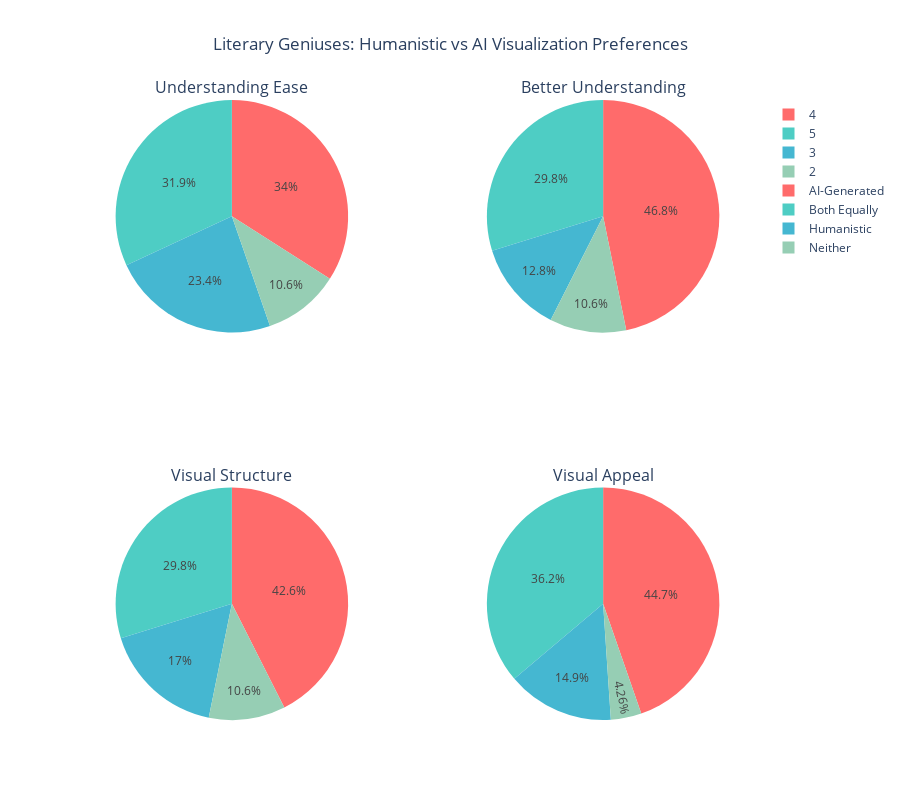

Notebook source saved alongside this figure:
### Markdown cell above
## 📚 Literary Geniuses Dataset Analysis

Analysis of user preferences for the Literary Geniuses (Sephirot) visualization, focusing on cultural and philosophical data representation.

### Code cell
print("LITERARY GENIUSES ANALYSIS")

# Define color schemes
colors_pie = ['#FF6B6B', '#4ECDC4', '#45B7D1', '#96CEB4', '#FECA57', '#FF9FF3', '#54A0FF']

# Get literary-related columns
literary_cols = [col for col in df_clean.columns if 'literary' in col.lower()]
print(f"Literary columns found: {len(literary_cols)}")
for i, col in enumerate(literary_cols, 1):
    print(f"  {i}. {col}")

# Check available analyzable columns
available_literary_cols = [col for col in literary_cols if 'preference' not in col.lower() and 'reason' not in col.lower()]
print(f"\nAnalyzable literary columns: {len(available_literary_cols)}")
for col in available_literary_cols:
    print(f"  * {col}")

# Create flexible subplot layout based on available columns
n_cols = min(len(available_literary_cols), 4)
if n_cols <= 2:
    rows, cols = 1, n_cols
elif n_cols <= 4:
    rows, cols = 2, 2
else:
    rows, cols = 2, 3

if available_literary_cols:
    fig = make_subplots(rows=rows, cols=cols, 
                        subplot_titles=[col.replace('literary_', '').replace('_', ' ').title() 
                                      for col in available_literary_cols[:rows*cols]],
                        specs=[[{"type": "pie"} for _ in range(cols)] for _ in range(rows)])

    # Plot each available column
    for idx, col in enumerate(available_literary_cols[:rows*cols]):
        row = (idx // cols) + 1
        col_pos = (idx % cols) + 1
        
        data_counts = df_clean[col].value_counts()
        fig.add_trace(go.Pie(labels=data_counts.index, values=data_counts.values,
                             marker_colors=colors_pie[:len(data_counts)]), 
                      row=row, col=col_pos)

    # Update layout
    fig.update_layout(
        title_text="Literary Geniuses: Humanistic vs AI Visualization Preferences",
        title_x=0.5,
        height=600 if rows == 1 else 800,
        showlegend=True
    )

    fig.show()

    # Summary statistics
    print("\nLITERARY PREFERENCE SUMMARY:")
    for col in available_literary_cols:
        if col in df_clean.columns:
            counts = df_clean[col].value_counts()
            print(f"\n{col.replace('_', ' ').title()}:")
            for category, count in counts.items():
                percentage = (count / len(df_clean)) * 100
                print(f"  * {category}: {count} ({percentage:.1f}%)")
else:
    print("No analyzable literary columns found")

print("\nLiterary analysis complete")

### Figure 1 — Plotly figure (JSON) as saved in the notebook; plotly's stock layout.template omitted (floating-point values rounded to 4 significant figures)
{"data": [{"domain": {"x": [0, 0.45], "y": [0.625, 1]}, "labels": [4, 5, 3, 2], "marker": {"colors": ["#FF6B6B", "#4ECDC4", "#45B7D1", "#96CEB4"]}, "type": "pie", "values": [16, 15, 11, 5]}, {"domain": {"x": [0.55, 1], "y": [0.625, 1]}, "labels": ["AI-Generated", "Both Equally", "Humanistic", "Neither"], "marker": {"colors": ["#FF6B6B", "#4ECDC4", "#45B7D1", "#96CEB4"]}, "type": "pie", "values": [22, 14, 6, 5]}, {"domain": {"x": [0, 0.45], "y": [0, 0.375]}, "labels": [5, 4, 3, 2], "marker": {"colors": ["#FF6B6B", "#4ECDC4", "#45B7D1", "#96CEB4"]}, "type": "pie", "values": [20, 14, 8, 5]}, {"domain": {"x": [0.55, 1], "y": [0, 0.375]}, "labels": [5, 4, 3, 2], "marker": {"colors": ["#FF6B6B", "#4ECDC4", "#45B7D1", "#96CEB4"]}, "type": "pie", "values": [21, 17, 7, 2]}], "layout": {"annotations": [{"font": {"size": 16}, "showarrow": false, "text": "Understanding Ease", "x": 0.225, "xanchor": "center", "xref": "paper", "y": 1, "yanchor": "bottom", "yref": "paper"}, {"font": {"size": 16}, "showarrow": false, "text": "Better Understanding", "x": 0.775, "xanchor": "center", "xref": "paper", "y": 1, "yanchor": "bottom", "yref": "paper"}, {"font": {"size": 16}, "showarrow": false, "text": "Visual Structure", "x": 0.225, "xanchor": "center", "xref": "paper", "y": 0.375, "yanchor": "bottom", "yref": "paper"}, {"font": {"size": 16}, "showarrow": false, "text": "Visual Appeal", "x": 0.775, "xanchor": "center", "xref": "paper", "y": 0.375, "yanchor": "bottom", "yref": "paper"}], "height": 800, "showlegend": true, "title": {"text": "Literary Geniuses: Humanistic vs AI Visualization Preferences", "x": 0.5}}}
